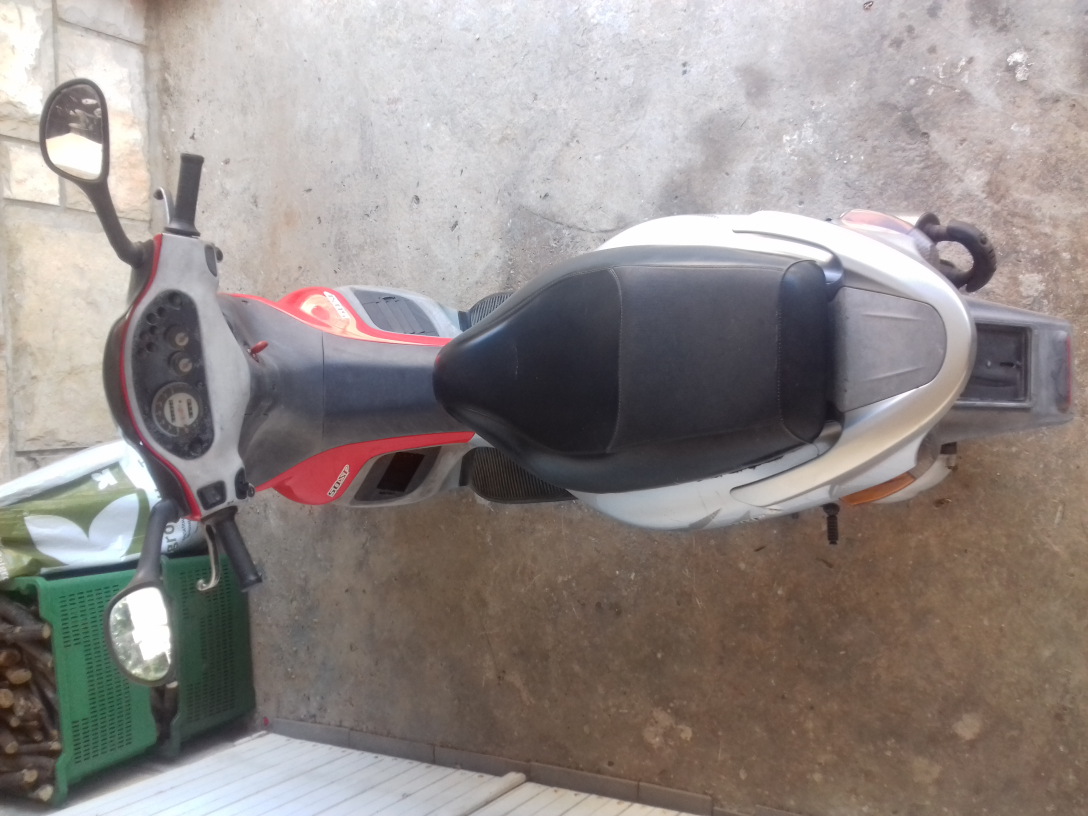
#> input picture seminar/npwaok_project/oglasnik/media/advertisers/user_12/20170411_145125.jpg, 3264 x 2448 px (shown at 1/3 size)
$ python -i models.py   (imports and definitions only)
#> lines starting #> are read from the running program, lines starting #| are printed output that depends on the picture
# -*- coding: utf-8 -*-
from __future__ import unicode_literals
from django.db import models
from django.contrib.auth.models import User, Group
from django.contrib.auth.decorators import permission_required
from django.conf import settings
import os
from django.dispatch import receiver
from PIL import Image, ExifTags

class CustomUser(User):
    class Meta:
        proxy = True

    def isAdvertiser(self):
            return self.groups.filter(name="Advertisers").exists()

# [25 lines that did not run here, left out]

# [56 lines that did not run here, left out]

def advertisersDirectoryPath(instance, filename):
    return 'advertisers/user_{0}/{1}'.format(instance.ad.user_id, filename)

# [17 lines that did not run here, left out]

# [5 lines that did not run here, left out]


def rotate_image(filepath):
  try:
    image = Image.open(filepath)
#> image is the input picture: PIL image 3264x2448 RGB; mean R, G, B 146.3, 138.3, 135.6
    for orientation in ExifTags.TAGS.keys():
      if ExifTags.TAGS[orientation] == 'Orientation':
            break
    exif = dict(image._getexif().items())
#> exif = 42 items

    if exif[orientation] == 3:
        image = image.rotate(180, expand=True)
    elif exif[orientation] == 6:
        image = image.rotate(270, expand=True)
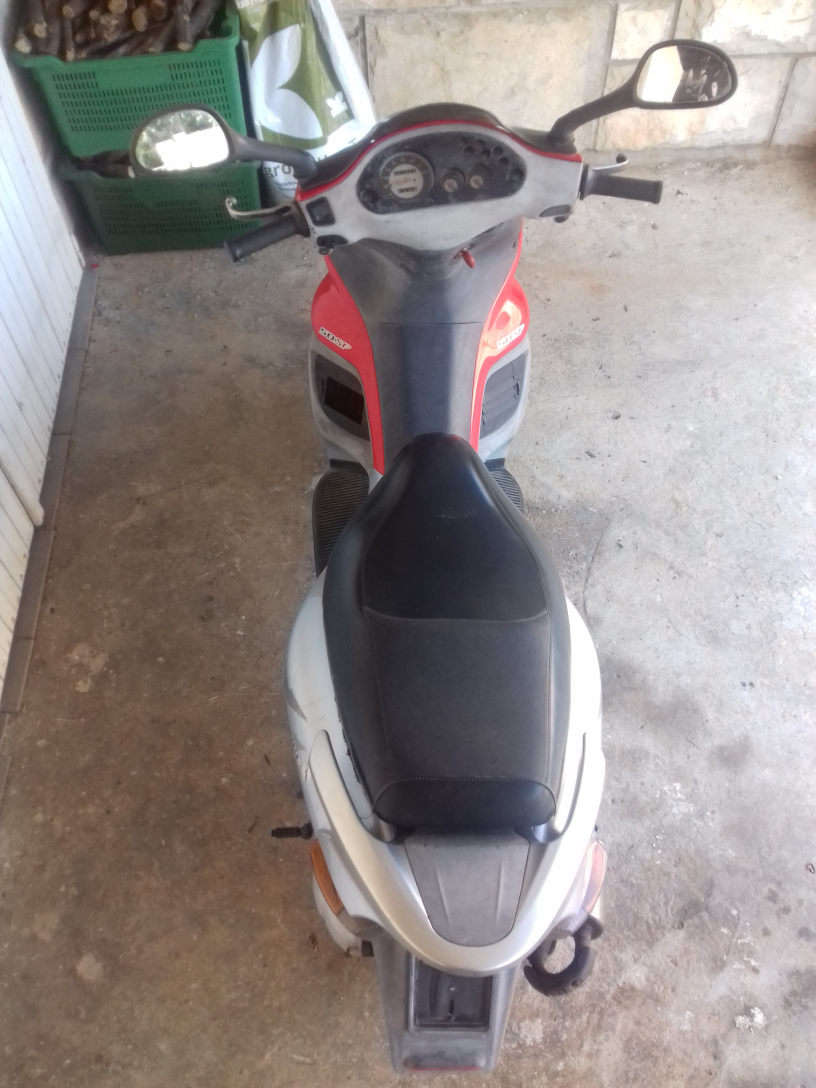
#> image: PIL image 2448x3264 RGB (shown at 1/3 size); mean R, G, B 146.3, 138.3, 135.6
    elif exif[orientation] == 8:
        image = image.rotate(90, expand=True)
    image.save(filepath)
    image.close()
  except (AttributeError, KeyError, IndexError):
    # cases: image don't have getexif
    pass

# [5 lines that did not run here, left out]

>>> result = rotate_image('media/advertisers/user_12/20170411_145125.jpg')
